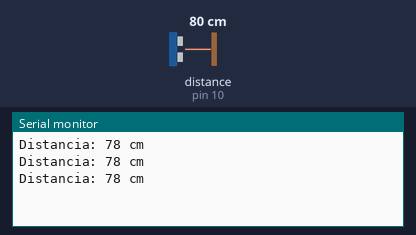
A sketch run on a simulated Arduino Uno, built with avr-gcc and run on an emulated ATmega328P. On the bench: the last lines printed to the serial monitor. Wiring (inferred from the names in the program): ultrasonic range finder: trigger pin 9; echo pin 10. Inputs (shaded band) come from the test bench; at power-on: distance to the obstacle (sensor on pin 10) 80 cm. The echo pulse lasts 58.3 µs per cm.

Above: at 1.3 s.
1.4 s: distance to the obstacle (sensor on pin 10) set to 2 cm
At 1.9 s:
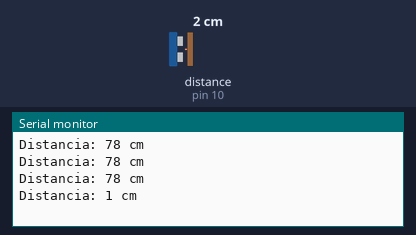
2.9 s: distance to the obstacle (sensor on pin 10) set to 4 cm
At 3.4 s:
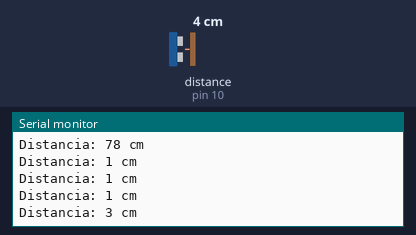
Timing chart, 0 to 5.9 s (numbered marks = the images above; inputs shaded):
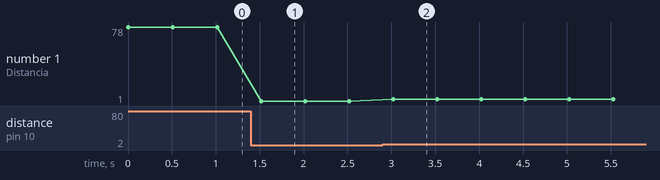

The sketch:

buzzer.ino
```cpp
const int trig = 9;
const int echo = 10;
long duracion;
int distancia;

void setup() {
  Serial.begin(9600);
  pinMode(trig, OUTPUT);
  pinMode(echo, INPUT);
}

void loop() {
  digitalWrite(trig, LOW);
  delayMicroseconds(2);
  digitalWrite(trig, HIGH);
  delayMicroseconds(10);
  digitalWrite(trig, LOW);
  duracion = pulseIn(echo, HIGH);
  distancia = duracion * 0.034 / 2;
  Serial.print("Distancia: ");
  Serial.print(distancia);
  Serial.println(" cm");
  delay(500);
}
```

Measured:
- after the input at 1.4 s, the serial monitor: prints a new line after 0.12 s (image 1)
- after the input at 2.9 s, the serial monitor: prints a new line after 0.12 s (image 2)
- plotted number 1: 78 → 1 after the input at 1.4 s, 1 → 3 after the input at 2.9 s
